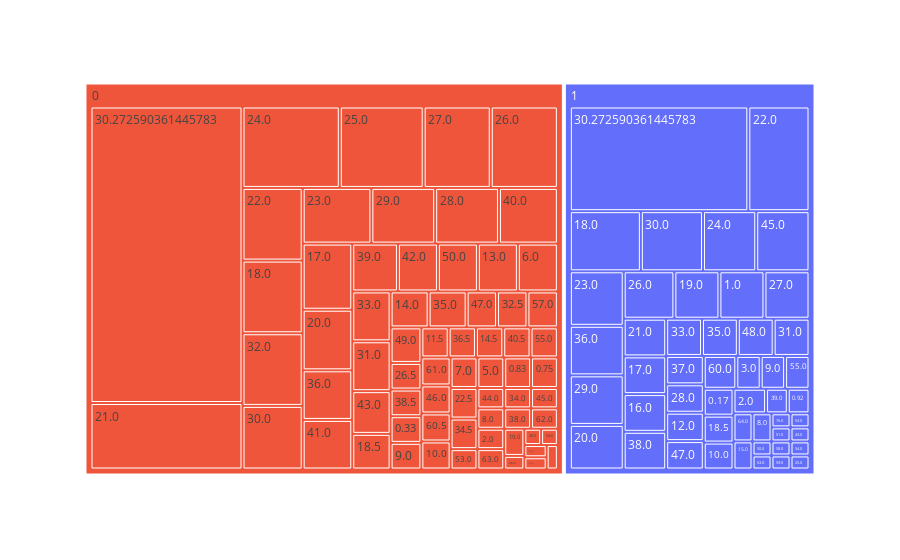

The cell this chart's notebook holds for it:
### Code cell
px.treemap(df,path=["Survived","Age"],values='Pclass',color='Sex', hover_data=['Survived'],color_continuous_scale='RdBu')

### Figure 1 — Plotly figure (JSON) as saved in the notebook; plotly's stock layout.template omitted (floating-point values rounded to 4 significant figures; data arrays with more than 128 entries replaced by an {"elided": "..."} marker saying what was removed)
{"data": [{"branchvalues": "total", "customdata": {"elided": "119x2 mixed values"}, "domain": {"x": [0, 1], "y": [0, 1]}, "hovertemplate": "labels=%{label}<br>Pclass=%{value}<br>parent=%{parent}<br>id=%{id}<br>Survived=%{customdata[0]}<br>Sex=%{customdata[1]}<extra></extra>", "ids": ["1/30.272590361445783", "1/19.0", "0/20.0", "1/50.0", "1/37.0", "0/22.0", "0/48.0", "1/24.0", "0/25.0", "0/47.0", "1/45.0", "0/26.5", "0/53.0", "0/27.0", "0/44.0", "1/28.0", "0/28.5", "0", "1/39.0", "0/32.5", "0/38.5", "1/33.0", "0/34.0", "1/35.0", "0/36.0", "0/45.0", "0/54.0", "1/21.0", "0/8.0", "0/0.33", "1/0.92", "1/64.0", "0/2.0", "0/64.0", "1/3.0", "1/63.0", "0/63.0", "0/9.0", "1/9.0", "0/11.5", "1/12.0", "0/36.5", "1/17.0", "1/16.0", "0/57.0", "0/14.5", "1/47.0", "1/76.0", "0/38.0", "1/38.0", "0/67.0", "1/53.0", "1/55.0", "0/39.0", "0/40.0", "1/51.0", "0/40.5", "0/41.0", "0/42.0", "0/43.0", "1/43.0", "1/58.0", "0/62.0", "0/55.0", "0/61.0", "1/59.0", "0/50.0", "0/46.0", "0/60.5", "1/60.0", "0/49.0", "1/48.0", "1/54.0", "1/0.17", "1/36.0", "0/19.0", "1/18.5", "0/18.5", "1/18.0", "0/18.0", "0/17.0", "1/15.0", "0/14.0", "0/13.0", "1/10.0", "0/10.0", "1/8.0", "0/7.0", "0/6.0", "0/5.0", "1/2.0", "1/1.0", "0/0.83", "0/0.75", "1/20.0", "0/37.0", "0/21.0", "0/22.5", "0/35.0", "0/34.5", "0/33.0", "0/32.0", "1/31.0", "0/31.0", "0/30.272590361445783", "1/30.0", "0/30.0", "1/29.0", "0/29.0", "0/28.0", "1/27.0", "1/26.0", "0/26.0", "1/25.0", "0/24.0", "1/23.0", "0/23.0", "1/22.0", "1"], "labels": ["30.272590361445783", "19.0", "20.0", "50.0", "37.0", "22.0", "48.0", "24.0", "25.0", "47.0", "45.0", "26.5", "53.0", "27.0", "44.0", "28.0", "28.5", "0", "39.0", "32.5", "38.5", "33.0", "34.0", "35.0", "36.0", "45.0", "54.0", "21.0", "8.0", "0.33", "0.92", "64.0", "2.0", "64.0", "3.0", "63.0", "63.0", "9.0", "9.0", "11.5", "12.0", "36.5", "17.0", "16.0", "57.0", "14.5", "47.0", "76.0", "38.0", "38.0", "67.0", "53.0", "55.0", "39.0", "40.0", "51.0", "40.5", "41.0", "42.0", "43.0", "43.0", "58.0", "62.0", "55.0", "61.0", "59.0", "50.0", "46.0", "60.5", "60.0", "49.0", "48.0", "54.0", "0.17", "36.0", "19.0", "18.5", "18.5", "18.0", "18.0", "17.0", "15.0", "14.0", "13.0", "10.0", "10.0", "8.0", "7.0", "6.0", "5.0", "2.0", "1.0", "0.83", "0.75", "20.0", "37.0", "21.0", "22.5", "35.0", "34.5", "33.0", "32.0", "31.0", "31.0", "30.272590361445783", "30.0", "30.0", "29.0", "29.0", "28.0", "27.0", "26.0", "26.0", "25.0", "24.0", "23.0", "23.0", "22.0", "1"], "marker": {"colors": ["#636efa", "#636efa", "#EF553B", "#636efa", "#636efa", "#EF553B", "#EF553B", "#636efa", "#EF553B", "#EF553B", "#636efa", "#EF553B", "#EF553B", "#EF553B", "#EF553B", "#636efa", "#EF553B", "#EF553B", "#636efa", "#EF553B", "#EF553B", "#636efa", "#EF553B", "#636efa", "#EF553B", "#EF553B", "#EF553B", "#636efa", "#EF553B", "#EF553B", "#636efa", "#636efa", "#EF553B", "#EF553B", "#636efa", "#636efa", "#EF553B", "#EF553B", "#636efa", "#EF553B", "#636efa", "#EF553B", "#636efa", "#636efa", "#EF553B", "#EF553B", "#636efa", "#636efa", "#EF553B", "#636efa", "#EF553B", "#636efa", "#636efa", "#EF553B", "#EF553B", "#636efa", "#EF553B", "#EF553B", "#EF553B", "#EF553B", "#636efa", "#636efa", "#EF553B", "#EF553B", "#EF553B", "#636efa", "#EF553B", "#EF553B", "#EF553B", "#636efa", "#EF553B", "#636efa", "#636efa", "#636efa", "#636efa", "#EF553B", "#636efa", "#EF553B", "#636efa", "#EF553B", "#EF553B", "#636efa", "#EF553B", "#EF553B", "#636efa", "#EF553B", "#636efa", "#EF553B", "#EF553B", "#EF553B", "#636efa", "#636efa", "#EF553B", "#EF553B", "#636efa", "#EF553B", "#EF553B", "#EF553B", "#EF553B", "#EF553B", "#EF553B", "#EF553B", "#636efa", "#EF553B", "#EF553B", "#636efa", "#EF553B", "#636efa", "#EF553B", "#EF553B", "#636efa", "#636efa", "#EF553B", "#636efa", "#EF553B", "#636efa", "#EF553B", "#636efa", "#636efa"]}, "name": "", "parents": ["1", "1", "0", "1", "1", "0", "0", "1", "0", "0", "1", "0", "0", "0", "0", "1", "0", "", "1", "0", "0", "1", "0", "1", "0", "0", "0", "1", "0", "0", "1", "1", "0", "0", "1", "1", "0", "0", "1", "0", "1", "0", "1", "1", "0", "0", "1", "1", "0", "1", "0", "1", "1", "0", "0", "1", "0", "0", "0", "0", "1", "1", "0", "0", "0", "1", "0", "0", "0", "1", "0", "1", "1", "1", "1", "0", "1", "0", "1", "0", "0", "1", "0", "0", "1", "0", "1", "0", "0", "0", "1", "1", "0", "0", "1", "0", "0", "0", "0", "0", "0", "0", "1", "0", "0", "1", "0", "1", "0", "0", "1", "1", "0", "1", "0", "1", "0", "1", ""], "type": "treemap", "values": [70, 8, 11, 1, 4, 16, 1, 12, 25, 4, 12, 3, 2, 20, 2, 4, 1, 621, 2, 4, 3, 5, 2, 5, 9, 2, 1, 6, 2, 3, 2, 2, 2, 1, 3, 1, 2, 3, 3, 3, 4, 3, 6, 6, 4, 3, 4, 1, 2, 6, 1, 1, 3, 8, 12, 1, 3, 9, 7, 6, 1, 1, 2, 3, 3, 1, 7, 3, 3, 4, 4, 5, 1, 3, 10, 2, 3, 5, 16, 16, 12, 2, 5, 7, 3, 3, 2, 3, 7, 3, 3, 8, 3, 3, 9, 1, 37, 3, 5, 3, 7, 16, 5, 7, 165, 14, 14, 10, 13, 13, 8, 9, 20, 1, 29, 11, 14, 24, 326]}], "layout": {"legend": {"tracegroupgap": 0}, "margin": {"t": 60}}}
